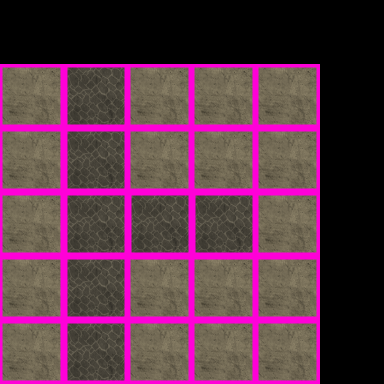

This game map was drawn from its Tiled (.tmx) file and the tilesets committed beside it. A one-line description and the trimmed map source follow:
An orthogonal 6x6 tile map with 64x64 px tiles, 1 tile layer (BG_TILES) and 15 objects (10x tent_cone, 4x lootcontainer, firepit).

<map version="1.0" orientation="orthogonal" width="6" height="6" tilewidth="64" tileheight="64">
 <tileset firstgid="1" source="dont_starve/ground.tsx" />
 <layer name="BG_TILES" width="6" height="6">
  <data>[36 cells, 25 non-empty, 2 distinct tile ids]</data>
 </layer>
 <objectgroup name="FG_OBJECTS" width="6" height="6">
  <object type="tent_cone" x="32" y="95" />
  <object type="tent_cone" x="267" y="222" />
  <object type="tent_cone" x="31" y="166" />
  <object type="tent_cone" x="28" y="224" />
  <object type="tent_cone" x="31" y="287" />
  <object type="tent_cone" x="28" y="355" />
  <object type="tent_cone" x="161" y="353" />
  <object type="tent_cone" x="161" y="288" />
  <object type="tent_cone" x="159" y="160" />
  <object type="tent_cone" x="156" y="100" />
  <object type="lootcontainer" x="242" y="153" />
  <object type="lootcontainer" x="278" y="152" />
  <object type="lootcontainer" x="280" y="117" />
  <object type="lootcontainer" x="242" y="116" />
  <object type="firepit" x="254" y="320" />
 </objectgroup>
</map>
